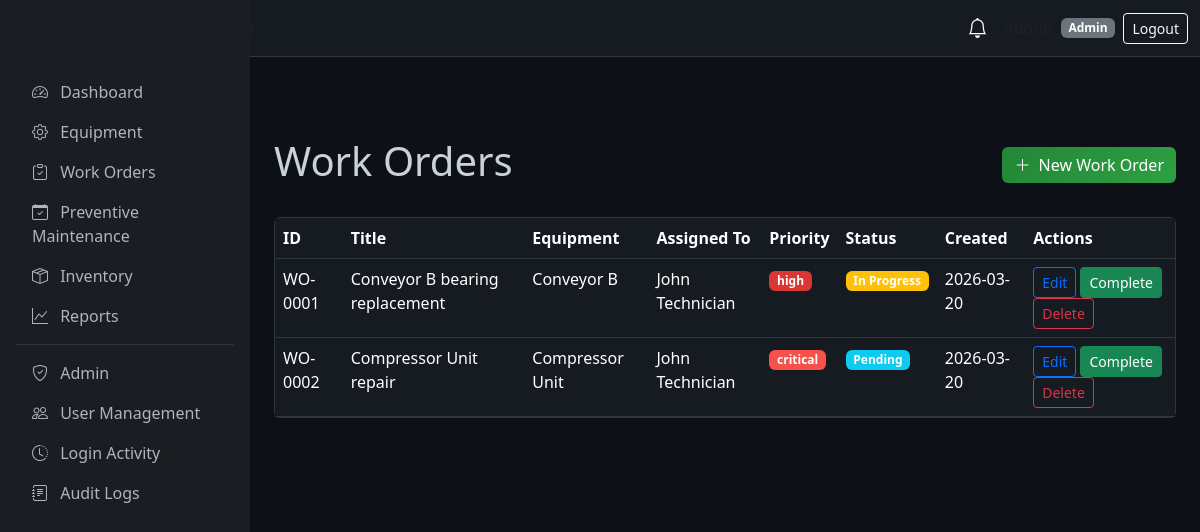
The app's page /work-orders (signed in) with its own data.
### tables this page shows
CREATE TABLE users (
    id INTEGER PRIMARY KEY AUTOINCREMENT,
    name TEXT NOT NULL,
    email TEXT UNIQUE NOT NULL,
    password_hash TEXT NOT NULL,
    role TEXT NOT NULL CHECK(role IN ('Admin', 'Maintenance Manager', 'Technician', 'Store Manager')),
    is_active INTEGER DEFAULT 1,
    created_at TIMESTAMP DEFAULT CURRENT_TIMESTAMP,
    updated_at TIMESTAMP DEFAULT CURRENT_TIMESTAMP
, last_login TIMESTAMP, password TEXT);

CREATE TABLE work_orders (
    id INTEGER PRIMARY KEY AUTOINCREMENT,
    equipment_id INTEGER,
    assigned_to INTEGER,
    title TEXT NOT NULL,
    description TEXT,
    priority TEXT NOT NULL DEFAULT 'medium' CHECK(priority IN ('low', 'medium', 'high', 'critical')),
    status TEXT NOT NULL DEFAULT 'pending' CHECK(status IN ('pending', 'in_progress', 'completed', 'cancelled')),
    scheduled_date TEXT,
    date_created TEXT DEFAULT (date('now')),
    date_completed TEXT,
    maintenance_notes TEXT,
    created_by INTEGER,
    FOREIGN KEY (equipment_id) REFERENCES equipment(id) ON DELETE SET NULL,
    FOREIGN KEY (assigned_to) REFERENCES users(id),
    FOREIGN KEY (created_by) REFERENCES users(id)
);

CREATE TABLE equipment (
    id INTEGER PRIMARY KEY AUTOINCREMENT,
    name TEXT NOT NULL,
    category TEXT NOT NULL,
    location TEXT,
    status TEXT NOT NULL DEFAULT 'active' CHECK(status IN ('active', 'faulty', 'under_maintenance', 'inactive')),
    qr_code TEXT,
    serial_number TEXT,
    purchase_date TEXT,
    last_maintenance_date TEXT,
    notes TEXT,
    created_at TIMESTAMP DEFAULT CURRENT_TIMESTAMP,
    updated_at TIMESTAMP DEFAULT CURRENT_TIMESTAMP
);

### app/routes/work_order_routes.py (the view)
@work_order_bp.route('')
@login_required
@role_required('Admin', 'Maintenance Manager', 'Technician')
def list_work_orders():
    if session.get('user_role') == 'Technician':
        wos = get_all(assigned_to_user_id=session['user_id'])
    else:
        wos = get_all()
    can_create = session.get('user_role') in ['Admin', 'Maintenance Manager']
    return render_template('work_orders/list.html', work_orders=wos, can_create=can_create)

### app/models/notification.py (called while the page is built)
def get_unread(user_id):
    return execute_query(
        "SELECT * FROM notifications WHERE user_id = ? AND is_read = 0 ORDER BY created_at DESC",
        (user_id,), fetch_all=True
    )

### app/models/user.py (called while the page is built)
def get_by_id(user_id):
    return execute_query(
        "SELECT id, name, email, role, is_active FROM users WHERE id = ?",
        (user_id,), fetch_one=True
    )

### app/models/work_order.py (called while the page is built, shortened)
def get_all(assigned_to_user_id=None):
    return execute_query(
        """SELECT w.*, e.name as equipment_name, e.location as equipment_location,
                  u.name as assigned_to_name, u.email as assigned_to_email
           FROM work_orders w
           LEFT JOIN equipment e ON w.equipment_id = e.id
           LEFT JOIN users u ON w.assigned_to = u.id
           ORDER BY w.date_created DESC""",
        fetch_all=True
    )

### app/routes/auth_routes.py (called while the page is built)
def login_required(f):
    @wraps(f)
    def decorated(*args, **kwargs):
        if 'user_id' not in session:
            flash('Please log in to access this page.', 'warning')
            return redirect(url_for('auth.login'))
        return f(*args, **kwargs)
    return decorated

def role_required(*allowed_roles):
    def decorator(f):
        @wraps(f)
        def decorated(*args, **kwargs):
            if 'user_id' not in session:
                flash('Please log in.', 'warning')
                return redirect(url_for('auth.login'))
            user = get_by_id(session['user_id'])
            if not user or user['role'] not in allowed_roles:
                flash('Access denied. Insufficient permissions.', 'danger')
                return redirect(url_for('main.dashboard'))
            return f(*args, **kwargs)
        return decorated
    return decorator

### database/db.py (called while the page is built)
def get_connection():
    conn = sqlite3.connect(DATABASE)
    conn.row_factory = sqlite3.Row
    conn.execute("PRAGMA foreign_keys = ON")
    return conn

def execute_query(query, params=(), fetch_one=False, fetch_all=False, commit=True):
    conn = get_connection()
    cursor = conn.cursor()
    cursor.execute(query, params)
    result = None
    if fetch_one:
        row = cursor.fetchone()
        result = dict(row) if row else None
    elif fetch_all:
        rows = cursor.fetchall()
        result = [dict(row) for row in rows]
    else:
        if commit:
            conn.commit()
        result = cursor.lastrowid
    conn.close()
    return result

### templates/work_orders/list.html (shortened to what this page needs)
{% extends "base.html" %}
{% block content %}
<div class="d-flex justify-content-between align-items-center mb-4">
    <h1>{% if can_create %}Work Orders{% else %}My Work Orders{% endif %}</h1>
    {% if can_create %}
    <a href="{{ url_for('work_order.add') }}" class="btn btn-primary"><i class="bi bi-plus-lg me-1"></i> New Work Order</a>
    {% endif %}
</div>
<div class="card">
    <div class="table-responsive">
        <table class="table table-dark table-hover mb-0">
            <thead>
                <tr>
                    <th>ID</th>
                    <th>Title</th>
                    <th>Equipment</th>
                    <th>Assigned To</th>
                    <th>Priority</th>
                    <th>Status</th>
                    <th>Created</th>
                    <th>Actions</th>
                </tr>
            </thead>
            <tbody>
                {% for wo in work_orders %}
                <tr>
                    <td>WO-{{ "%04d" % wo.id }}</td>
                    <td>{{ wo.title }}</td>
                    <td>{{ wo.equipment_name or '-' }}</td>
                    <td>{{ wo.assigned_to_name or '-' }}</td>
                    <td><span class="badge badge-priority-{{ wo.priority }}">{{ wo.priority }}</span></td>
                    <td>
                        {% if wo.status == 'completed' %}<span class="badge bg-success">Completed</span>
                        {% elif wo.status == 'in_progress' %}<span class="badge bg-warning">In Progress</span>
                        {% elif wo.status == 'cancelled' %}<span class="badge bg-secondary">Cancelled</span>
                        {% else %}<span class="badge bg-info">Pending</span>{% endif %}
                    </td>
                    <td>{{ wo.date_created }}</td>
                    <td>
                        <a href="{{ url_for('work_order.edit', wo_id=wo.id) }}" class="btn btn-sm btn-outline-primary">Edit</a>
                        {% if wo.status != 'completed' %}
                        <form method="POST" action="{{ url_for('work_order.complete', wo_id=wo.id) }}" class="d-inline">
                            <button type="submit" class="btn btn-sm btn-success">Complete</button>
                        </form>
                        {% endif %}
                        {% if can_create %}
                        <form method="POST" action="{{ url_for('work_order.delete_work_order', wo_id=wo.id) }}" class="d-inline" onsubmit="return confirm('Delete this work order?');">
                            <button type="submit" class="btn btn-sm btn-outline-danger">Delete</button>
                        </form>
                        {% endif %}
                    </td>
                </tr>
                {% else %}
                <tr><td colspan="8" class="text-center text-muted">No work orders.</td></tr>
                {% endfor %}
            </tbody>
        </table>
    </div>
</div>
{% endblock %}

### templates/base.html (shortened to what this page needs)
<!DOCTYPE html>
<html lang="en">
<head>
    <link href="https://cdn.jsdelivr.net/npm/bootstrap@5.3.2/dist/css/bootstrap.min.css" rel="stylesheet">
    <link href="https://cdn.jsdelivr.net/npm/bootstrap-icons@1.11.1/font/bootstrap-icons.css" rel="stylesheet">
</head>
<body>
    {% if current_user %}
    <nav class="navbar navbar-expand-lg navbar-dark">
        <div class="container-fluid">
            <a class="navbar-brand brand-gradient fw-bold" href="{{ url_for('main.dashboard') }}">TINDI CMMS</a>
            <span class="text-muted small">Coca-Cola Plant</span>
            <div class="ms-auto d-flex align-items-center">
                <div class="dropdown me-3">
                    <a class="text-white position-relative" href="#" data-bs-toggle="dropdown">
                        <i class="bi bi-bell fs-5"></i>
                    </a>
                </div>
                <span class="text-muted me-2">{{ current_user.name }}</span>
                <span class="badge bg-secondary">{{ current_user.role }}</span>
                <a href="{{ url_for('auth.logout') }}" class="btn btn-outline-light btn-sm ms-2">Logout</a>
            </div>
        </div>
    </nav>
    <div class="d-flex">
        <aside class="sidebar position-fixed top-0 start-0 vh-100"
            style="width: var(--sidebar-width); padding-top: 56px;">
            <nav class="nav flex-column p-3">
                <a class="nav-link rounded"
                    href="{{ url_for('admin.dashboard') if current_user.role == 'Admin' else url_for('main.dashboard') }}"><i
                        class="bi bi-speedometer2 me-2"></i> Dashboard</a>
                {% if current_user.role in ['Admin', 'Maintenance Manager', 'Technician'] %}
                <a class="nav-link rounded" href="{{ url_for('equipment.list_equipment') }}"><i
                        class="bi bi-gear me-2"></i> Equipment</a>
                {% endif %}
                {% if current_user.role in ['Admin', 'Maintenance Manager', 'Technician'] %}
                <a class="nav-link rounded" href="{{ url_for('work_order.list_work_orders') }}"><i
                        class="bi bi-clipboard-check me-2"></i> Work Orders</a>
                {% endif %}
                {% if current_user.role in ['Admin', 'Maintenance Manager'] %}
                <a class="nav-link rounded" href="{{ url_for('maintenance.list_schedules') }}"><i
                        class="bi bi-calendar-check me-2"></i> Preventive Maintenance</a>
                {% endif %}
                {% if current_user.role in ['Admin', 'Store Manager', 'Maintenance Manager'] %}
                <a class="nav-link rounded" href="{{ url_for('inventory.list_inventory') }}"><i
                        class="bi bi-box-seam me-2"></i> Inventory</a>
                {% endif %}
                {% if current_user.role in ['Admin', 'Maintenance Manager'] %}
                <a class="nav-link rounded" href="{{ url_for('reports.index') }}"><i class="bi bi-graph-up me-2"></i>
                    Reports</a>
                {% endif %}
                {% if current_user.role == 'Admin' %}
                <hr class="border-secondary my-2">
                <a class="nav-link rounded" href="{{ url_for('admin.dashboard') }}"><i
                        class="bi bi-shield-check me-2"></i> Admin</a>
                <a class="nav-link rounded" href="{{ url_for('admin.users') }}"><i class="bi bi-people me-2"></i> User
                    Management</a>
                <a class="nav-link rounded" href="{{ url_for('admin.login_activity') }}"><i
                        class="bi bi-clock-history me-2"></i> Login Activity</a>
                <a class="nav-link rounded" href="{{ url_for('audit.audit_logs') }}"><i
                        class="bi bi-journal-text me-2"></i> Audit Logs</a>
                {% endif %}
            </nav>
        </aside>
        <main class="main-content flex-grow-1 p-4" style="padding-top: 80px !important;">
            {% block content %}{% endblock %}
        </main>
    </div>
    {% else %}
    {% block full_page %}{% endblock %}
    {% endif %}
</body>
</html>

### templates/base.html (style rules this page uses)
:root { --sidebar-width: 250px; }
.sidebar { min-height: 100vh; background: #1a1d21; }
.sidebar .nav-link { color: #adb5bd; }
.main-content { margin-left: var(--sidebar-width); min-height: 100vh; background: #0d1117; color: #c9d1d9; }
.card { background: #161b22; border: 1px solid #30363d; color: #c9d1d9; }
.table { color: #c9d1d9; }
.table-dark { --bs-table-bg: #161b22; --bs-table-border-color: #30363d; }
.navbar-dark { background: #161b22 !important; border-bottom: 1px solid #30363d; }
.brand-gradient { background: linear-gradient(135deg, #58a6ff 0%, #a371f7 100%); -webkit-background-clip: text; -webkit-text-fill-color: transparent; }
.btn-primary { background: linear-gradient(135deg, #238636 0%, #2ea043 100%); border: none; }
.badge-priority-high { background: #da3633; }
.badge-priority-critical { background: #f85149; }

### records on screen
users: role "Admin"
work_orders: id "0001", title "Conveyor B bearing replacement", name "Conveyor B", name "John Technician", priority "high", status "In Progress", date_created "2026-03-20"
work_orders: id "0002", title "Compressor Unit repair", name "Compressor Unit", name "John Technician", priority "critical", status "Pending", date_created "2026-03-20"
